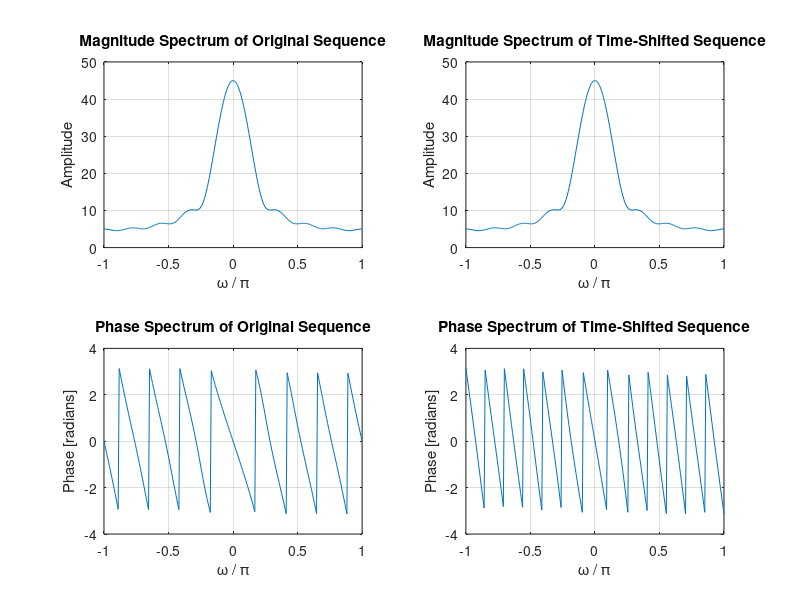

Reproduce this figure in MATLAB.
% Program P3_2 modified for Q3.6
% Time-Shifting Properties of DTFT
clf;
w = -pi:2*pi/255:pi; % frequency vector
wo = 0.4*pi; % fundamental frequency
D = 5; % amount of time shift
num = [1 2 3 4 5 6 7 8 9]; % input sequence
h1 = freqz(num, 1, w); % DTFT of original sequence
h2 = freqz([zeros(1,D) num], 1, w); % DTFT of time-shifted sequence
% plot DTFT magnitude spectrum of original sequnce
subplot(2,2,1)
plot(w/pi,abs(h1));grid
title('Magnitude Spectrum of Original Sequence')
xlabel('\omega / \pi')
ylabel('Amplitude')
% plot DTFT magnitude spectrum of time-shifted sequence
subplot(2,2,2)
plot(w/pi,abs(h2));grid
title('Magnitude Spectrum of Time-Shifted Sequence')
xlabel('\omega / \pi')
ylabel('Amplitude')
% plot DTFT phase of original sequence
subplot(2,2,3)
plot(w/pi,angle(h1));grid
title('Phase Spectrum of Original Sequence')
xlabel('\omega / \pi')
ylabel('Phase [radians]')
% plot DTFT phase of time-shifted sequence
subplot(2,2,4)
plot(w/pi,angle(h2));grid
title('Phase Spectrum of Time-Shifted Sequence')
xlabel('\omega / \pi')
ylabel('Phase [radians]')
